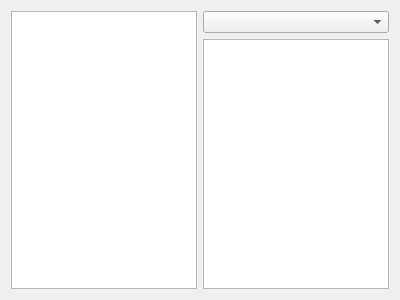
<?xml version="1.0" encoding="UTF-8"?>
<ui version="4.0">
 <class>MiasmataData</class>
 <widget class="QWidget" name="MiasmataData">
  <property name="geometry">
   <rect>
    <x>0</x>
    <y>0</y>
    <width>400</width>
    <height>300</height>
   </rect>
  </property>
  <layout class="QHBoxLayout" name="horizontalLayout">
   <item>
    <widget class="QTreeView" name="treeView"/>
   </item>
   <item>
    <layout class="QVBoxLayout" name="verticalLayout">
     <item>
      <widget class="QComboBox" name="comboBox"/>
     </item>
     <item>
      <widget class="QListView" name="listView"/>
     </item>
    </layout>
   </item>
  </layout>
 </widget>
 <resources/>
 <connections/>
</ui>
